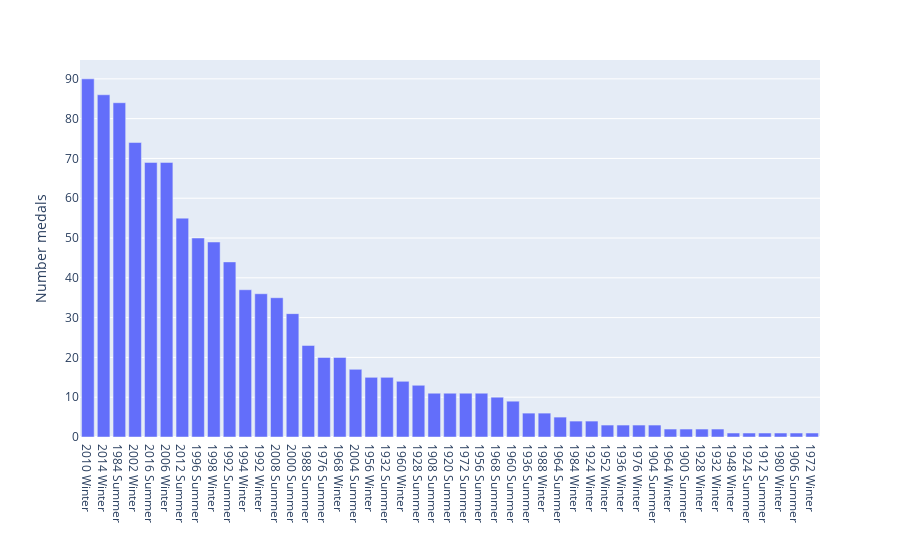

Notebook source saved alongside this figure:
### Code cell
canada_bestolympics = count_medals(canada_origdata, "Games")

canada_bestolympics.head(10)

fig = px.bar(canada_bestolympics, y=canada_bestolympics.columns[0],
    labels={canada_bestolympics.index.name:""}
).show()

### Figure 1 — Plotly figure (JSON) as saved in the notebook; plotly's stock layout.template omitted (floating-point values rounded to 4 significant figures)
{"data": [{"alignmentgroup": "True", "hovertemplate": "=%{x}<br>Number medals=%{y}<extra></extra>", "legendgroup": "", "marker": {"color": "#636efa", "pattern": {"shape": ""}}, "name": "", "offsetgroup": "", "orientation": "v", "showlegend": false, "textposition": "auto", "type": "bar", "x": ["2010 Winter", "2014 Winter", "1984 Summer", "2002 Winter", "2016 Summer", "2006 Winter", "2012 Summer", "1996 Summer", "1998 Winter", "1992 Summer", "1994 Winter", "1992 Winter", "2008 Summer", "2000 Summer", "1988 Summer", "1976 Summer", "1968 Winter", "2004 Summer", "1956 Winter", "1932 Summer", "1960 Winter", "1928 Summer", "1908 Summer", "1920 Summer", "1972 Summer", "1956 Summer", "1968 Summer", "1960 Summer", "1936 Summer", "1988 Winter", "1964 Summer", "1984 Winter", "1924 Winter", "1952 Winter", "1936 Winter", "1976 Winter", "1904 Summer", "1964 Winter", "1900 Summer", "1928 Winter", "1932 Winter", "1948 Winter", "1924 Summer", "1912 Summer", "1980 Winter", "1906 Summer", "1972 Winter"], "xaxis": "x", "y": [90, 86, 84, 74, 69, 69, 55, 50, 49, 44, 37, 36, 35, 31, 23, 20, 20, 17, 15, 15, 14, 13, 11, 11, 11, 11, 10, 9, 6, 6, 5, 4, 4, 3, 3, 3, 3, 2, 2, 2, 2, 1, 1, 1, 1, 1, 1], "yaxis": "y"}], "layout": {"barmode": "relative", "legend": {"tracegroupgap": 0}, "margin": {"t": 60}, "xaxis": {"anchor": "y", "domain": [0, 1], "title": {"text": ""}}, "yaxis": {"anchor": "x", "domain": [0, 1], "title": {"text": "Number medals"}}}}
